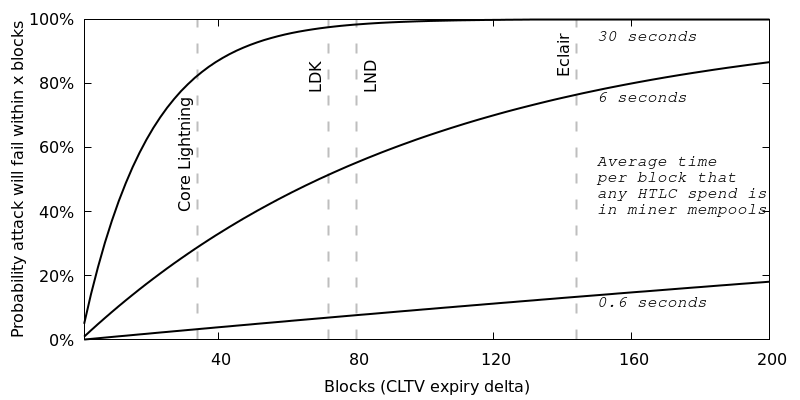

Reproduce this figure in gnuplot.
# Riard's numbers: "Default setting: Eclair 144, Core-Lightning 34, LND
# 80 and LDK 72."

unset key


set terminal pngcairo size 800,400
set output "output.png"

set style line 1 lt 1 lc rgb "black" lw 2
set style line 2 dashtype 2 linewidth 2 lc rgb "gray"



set arrow from 144, graph 0 to 144, graph 1 nohead ls 2
set label "Eclair" at 140, graph 0.82 rotate left

set arrow from 80, graph 0 to 80, graph 1 nohead ls 2
set label "LND" at 84, graph 0.77 rotate left

set arrow from 72, graph 0 to 72, graph 1 nohead ls 2
set label "LDK" at 68, graph 0.77 rotate left

set arrow from 34, graph 0 to 34, graph 1 nohead ls 2
set label "Core Lightning" at 30, graph 0.40 rotate left

set label "30 seconds" at 150, graph 0.95 font "Courier-Italic"
set label "6 seconds" at 150, graph 0.76 font "Courier-Italic"
set label "Average time\nper block that\nany HTLC spend is\nin miner mempools" at 150, graph 0.56 font "Courier-Italic"
set label "0.6 seconds" at 150, graph 0.12 font "Courier-Italic"

set xlabel "Blocks (CLTV expiry delta)"
set ylabel "Probability attack will fail within x blocks"

set format y "%.0f%%"
set ytics 20
set xtics 40

plot [1:200] 100*(1 - 0.999**x) ls 1, 100*(1 - 0.99**x) ls 1, 100*(1 - 0.95**x) ls 1
